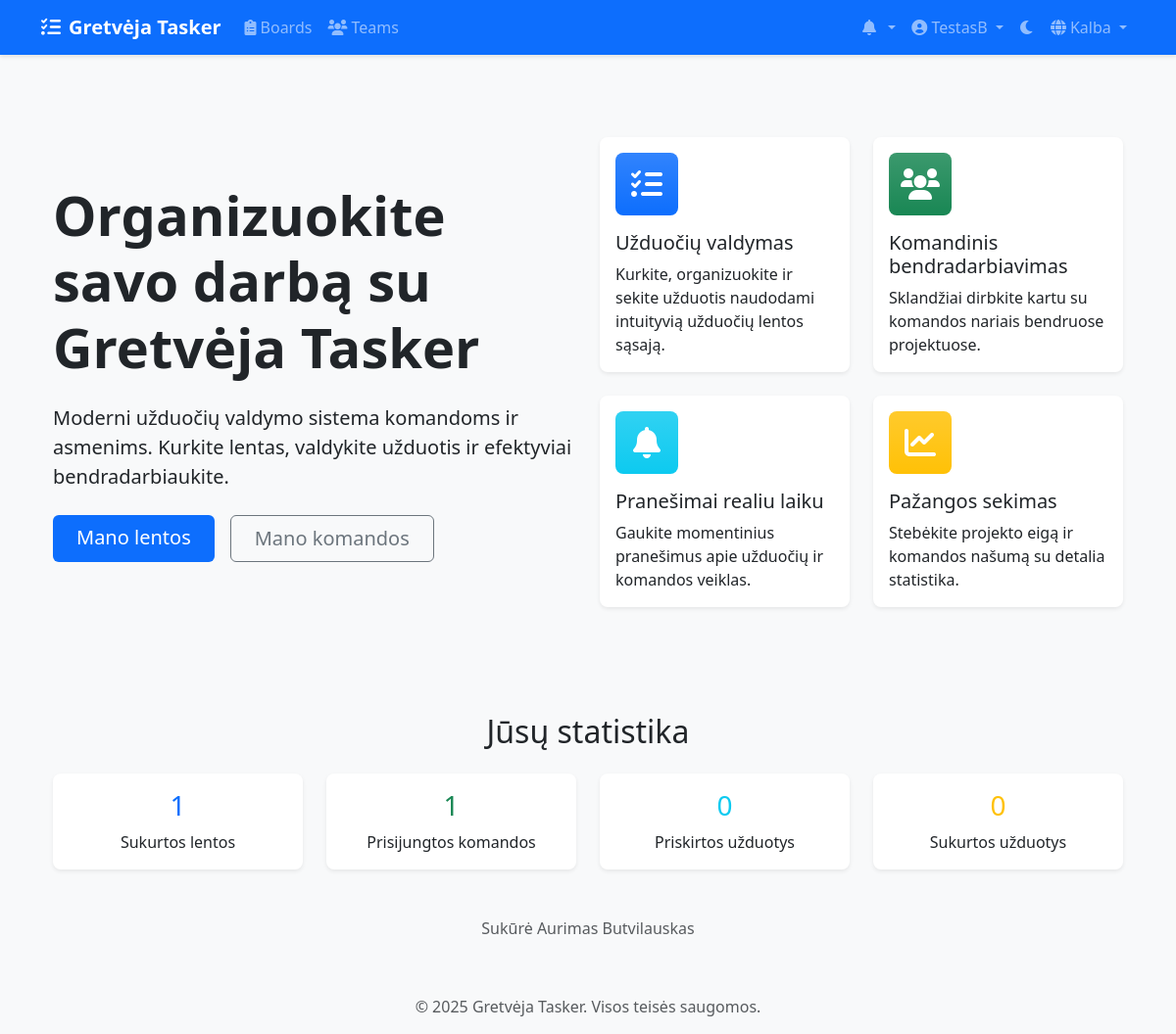
Before: /lt/ (signed in) with the older database file.
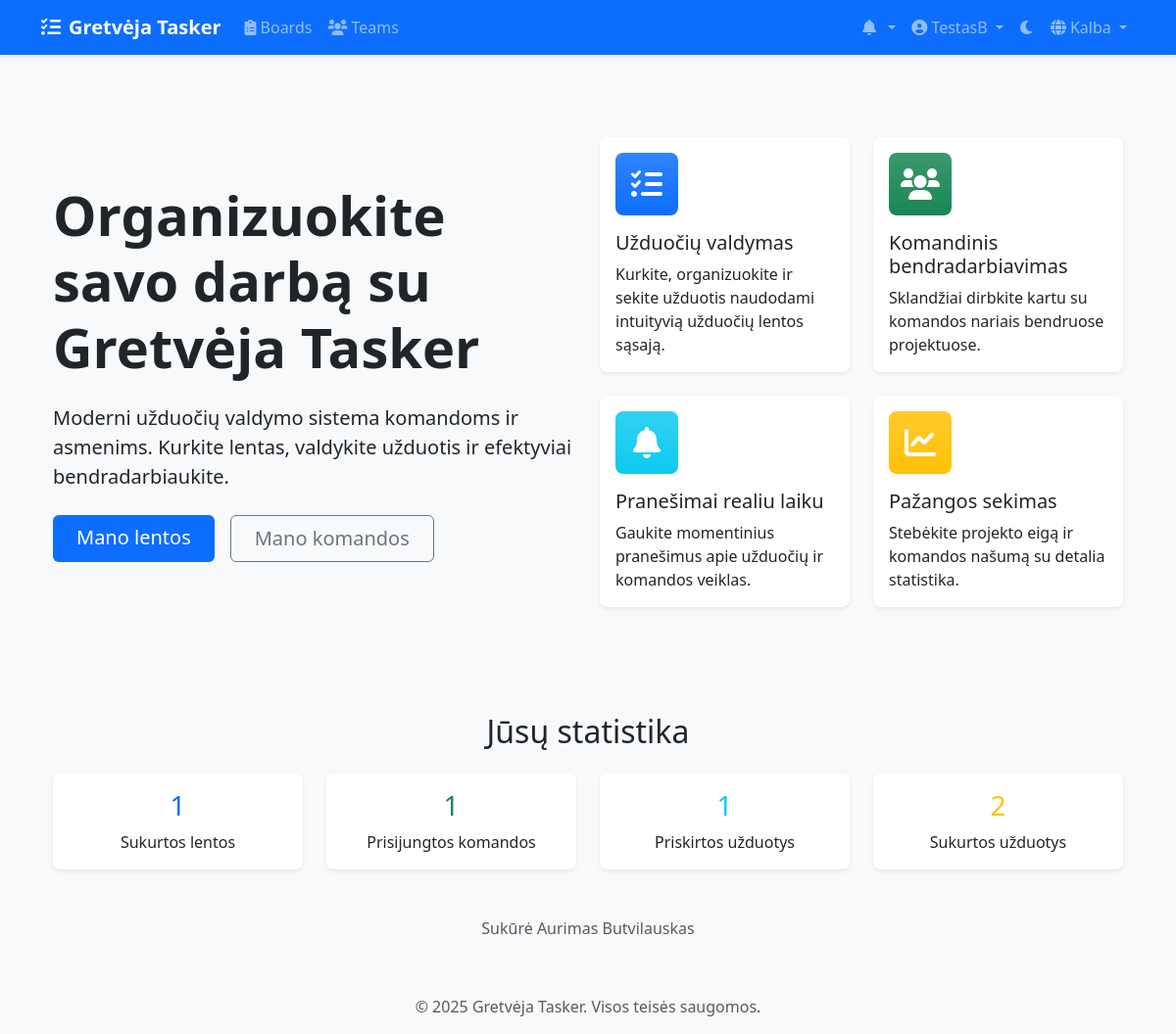
After: the same page with the newer database file.
### accounts/models.py (models this page shows, shortened)
class CustomUser(AbstractUser):
    email = models.EmailField(_('email address'), unique=True)
    avatar = models.ImageField(upload_to='avatars/', null=True, blank=True)
    bio = models.TextField(max_length=500, blank=True)
    theme_preference = models.CharField(
        max_length=10,
        choices=[('light', 'Light'), ('dark', 'Dark')],
        default='light'
    )
    notification_preferences = models.JSONField(
        default=dict,
        help_text=_('User notification preferences')
    )
    class Meta:
        verbose_name = _('user')
        verbose_name_plural = _('users')

### templates/home.html (shortened to what the changed rows need)
{% extends 'base.html' %}
{% load static %}
{% load i18n %}
{% block content %}
<div class="container">
    <div class="row align-items-center min-vh-75">
        <div class="col-lg-6">
            <h1 class="display-4 fw-bold mb-4">{% trans "Organize Your Work with Gretvėja Tasker" %}</h1>
        </div>
    </div>
    {% if user.is_authenticated %}
    <div class="row mt-5">
        <div class="col-12">
            <h2 class="text-center mb-4">{% trans "Your Statistics" %}</h2>
        </div>
        <div class="col-md-3">
            <div class="card text-center border-0 shadow-sm">
                <div class="card-body">
                    <h3 class="card-title text-primary">{{ user.owned_boards.count }}</h3>
                    <p class="card-text">{% trans "Boards Created" %}</p>
                </div>
            </div>
        </div>
        <div class="col-md-3">
            <div class="card text-center border-0 shadow-sm">
                <div class="card-body">
                    <h3 class="card-title text-success">{{ user.teams.count }}</h3>
                    <p class="card-text">{% trans "Teams Joined" %}</p>
                </div>
            </div>
        </div>
        <div class="col-md-3">
            <div class="card text-center border-0 shadow-sm">
                <div class="card-body">
                    <h3 class="card-title text-info">{{ user.assigned_tasks.count }}</h3>
                    <p class="card-text">{% trans "Tasks Assigned" %}</p>
                </div>
            </div>
        </div>
        <div class="col-md-3">
            <div class="card text-center border-0 shadow-sm">
                <div class="card-body">
                    <h3 class="card-title text-warning">{{ user.created_tasks.count }}</h3>
                    <p class="card-text">{% trans "Tasks Created" %}</p>
                </div>
            </div>
        </div>
    </div>
    {% endif %}
</div>
{% endblock %}

### templates/base.html (shortened to what this page needs)
{% load static %}
{% load compress %}
{% load i18n %}
<!DOCTYPE html>
<html lang="{{ LANGUAGE_CODE }}" data-bs-theme="light">
<head>
    <link href="https://cdn.jsdelivr.net/npm/bootstrap@5.3.2/dist/css/bootstrap.min.css" rel="stylesheet">
    <link href="https://cdnjs.cloudflare.com/ajax/libs/font-awesome/6.0.0/css/all.min.css" rel="stylesheet">
    <link href="https://cdn.jsdelivr.net/npm/select2@4.1.0-rc.0/dist/css/select2.min.css" rel="stylesheet">
    <link href="https://cdn.jsdelivr.net/npm/select2-bootstrap-5-theme@1.3.0/dist/select2-bootstrap-5-theme.min.css" rel="stylesheet">
    {% compress css %}
    <link href="{% static 'css/style.css' %}" rel="stylesheet">
    {% endcompress %}
</head>
<body>
    <nav class="navbar navbar-expand-lg navbar-dark bg-primary">
        <div class="container">
            <a class="navbar-brand" href="{% url 'home' %}">
                <i class="fas fa-tasks me-2"></i>Gretvėja Tasker
            </a>
            <div class="collapse navbar-collapse" id="navbarNav">
                <ul class="navbar-nav me-auto">
                    {% if user.is_authenticated %}
                        <li class="nav-item">
                            <a class="nav-link" href="{% url 'boards:board_list' %}">
                                <i class="fas fa-clipboard-list me-1"></i>Boards
                            </a>
                        </li>
                        <li class="nav-item">
                            <a class="nav-link" href="{% url 'teams:team_list' %}">
                                <i class="fas fa-users me-1"></i>Teams
                            </a>
                        </li>
                    {% endif %}
                </ul>
                <ul class="navbar-nav">
                    {% if user.is_authenticated %}
                        <li class="nav-item dropdown">
                            <a class="nav-link dropdown-toggle" href="#" id="notificationsDropdown" role="button" data-bs-toggle="dropdown">
                                <i class="fas fa-bell me-1"></i>
                            </a>
                        </li>
                        <li class="nav-item dropdown">
                            <a class="nav-link dropdown-toggle" href="#" id="userDropdown" role="button" data-bs-toggle="dropdown">
                                {% if user.avatar %}
                                    <img src="{{ user.avatar.url }}" alt="Avatar" class="rounded-circle" width="24" height="24">
                                {% else %}
                                    <i class="fas fa-user-circle"></i>
                                {% endif %}
                                {{ user.username }}
                            </a>
                        </li>
                    {% endif %}
                    <li class="nav-item">
                        <button class="btn nav-link" id="theme-toggle">
                            <i class="fas fa-moon"></i>
                        </button>
                    </li>
                    <li class="nav-item dropdown">
                        <a class="nav-link dropdown-toggle" href="#" id="languageDropdown" role="button" data-bs-toggle="dropdown">
                            <i class="fas fa-globe me-1"></i>{% trans "Language" %}
                        </a>
                                {% get_current_language as CURRENT_LANGUAGE %}
                                {% get_available_languages as LANGUAGES %}
                    </li>
                </ul>
            </div>
        </div>
    </nav>
    <main class="container my-4">
        {% block content %}{% endblock %}
    </main>
    <footer class="footer mt-auto py-3 bg-light">
        <div class="container text-center">
            <span class="text-muted">© {% now "Y" %} Gretvėja Tasker. {% trans "All rights reserved." %}</span>
        </div>
    </footer>
</body>
</html>

Changed rows visible on the page:
changed CustomUser "TestasB": assigned_tasks.count "0" → "1"; created_tasks.count "0" → "2"
